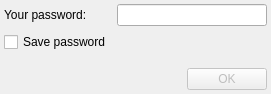
<?xml version="1.0" encoding="UTF-8"?>
<ui version="4.0">
 <class>passwordDialogClass</class>
 <widget class="QDialog" name="passwordDialogClass">
  <property name="geometry">
   <rect>
    <x>0</x>
    <y>0</y>
    <width>271</width>
    <height>94</height>
   </rect>
  </property>
  <property name="windowTitle">
   <string>Enter your password</string>
  </property>
  <layout class="QGridLayout">
   <property name="margin">
    <number>4</number>
   </property>
   <item row="0" column="0">
    <widget class="QLabel" name="passwordLabel">
     <property name="text">
      <string>Your password:</string>
     </property>
    </widget>
   </item>
   <item row="0" column="1" colspan="2">
    <widget class="QLineEdit" name="passwordEdit">
     <property name="maxLength">
      <number>16</number>
     </property>
     <property name="echoMode">
      <enum>QLineEdit::Password</enum>
     </property>
    </widget>
   </item>
   <item row="4" column="2">
    <widget class="QPushButton" name="saveButton">
     <property name="enabled">
      <bool>false</bool>
     </property>
     <property name="text">
      <string>OK</string>
     </property>
     <property name="icon">
      <iconset>
       <normaloff>:/icons/crystal_project/apply.png</normaloff>:/icons/crystal_project/apply.png</iconset>
     </property>
    </widget>
   </item>
   <item row="2" column="0">
    <widget class="QCheckBox" name="saveBox">
     <property name="text">
      <string>Save password</string>
     </property>
    </widget>
   </item>
   <item row="3" column="0">
    <spacer name="verticalSpacer">
     <property name="orientation">
      <enum>Qt::Vertical</enum>
     </property>
     <property name="sizeHint" stdset="0">
      <size>
       <width>20</width>
       <height>40</height>
      </size>
     </property>
    </spacer>
   </item>
  </layout>
 </widget>
 <layoutdefault spacing="6" margin="11"/>
 <resources>
  <include location="../../../qutim.qrc"/>
 </resources>
 <connections>
  <connection>
   <sender>saveButton</sender>
   <signal>clicked()</signal>
   <receiver>passwordDialogClass</receiver>
   <slot>accept()</slot>
   <hints>
    <hint type="sourcelabel">
     <x>254</x>
     <y>54</y>
    </hint>
    <hint type="destinationlabel">
     <x>273</x>
     <y>40</y>
    </hint>
   </hints>
  </connection>
 </connections>
</ui>
